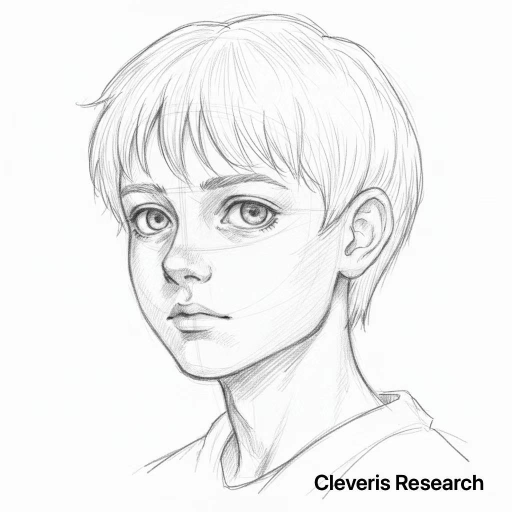
#> input picture assets/portrait.png, 1024 x 1024 px (shown at 1/2 size)
$ python -i banner.py   (imports and definitions only)
#> lines starting #> are read from the running program, lines starting #| are printed output that depends on the picture
"""Startup banner rendering for Lv Agent.

Renders the braille portrait and brand text block. This module is self-contained
so that the legacy SuperAgent class can eventually delegate to it without
circular imports.
"""

from __future__ import annotations

import shutil
from pathlib import Path
from typing import Optional

from .renderer import Renderer


def _portrait_path() -> Path:
    """Return the path to the bundled portrait asset."""
    # banner.py lives in agent_project/ui/; project assets are at repo root.
    return Path(__file__).parent.parent.parent / "assets" / "portrait.png"


def _otsu_threshold(pixels: bytearray, total: int) -> int:
    """Pure-python Otsu threshold over a grayscale byte buffer."""
    hist = [0] * 256
    for p in pixels:
        hist[p] += 1
    sum_total = sum(i * hist[i] for i in range(256))
    wB = sumB = 0
    max_var = 0.0
    threshold = 0
    for t in range(256):
        wB += hist[t]
        if wB == 0:
            continue
        wF = total - wB
        if wF == 0:
            break
        sumB += t * hist[t]
        mB = sumB / wB
        mF = (sum_total - sumB) / wF
        var = wB * wF * (mB - mF) ** 2
        if var > max_var:
            max_var = var
            threshold = t
    return threshold


def render_portrait(width_chars: Optional[int] = None) -> str:
    """Render the bundled portrait as terminal braille pixel art."""
    path = _portrait_path()
    if not path.exists():
        return ""
    try:
        from PIL import Image, ImageEnhance, ImageFilter, ImageOps
    except Exception:
        return ""

    try:
        if width_chars is None:
            try:
                term_cols = shutil.get_terminal_size().columns
                width_chars = max(60, min(140, term_cols - 8))
            except Exception:
                width_chars = 80

        img = Image.open(path).convert("L")
        # Higher contrast + brighter gamma: paper background becomes pure white,
        # pencil strokes stay dark and crisp -> more white area, cleaner mosaic.
        img = ImageOps.autocontrast(img, cutoff=1.0)
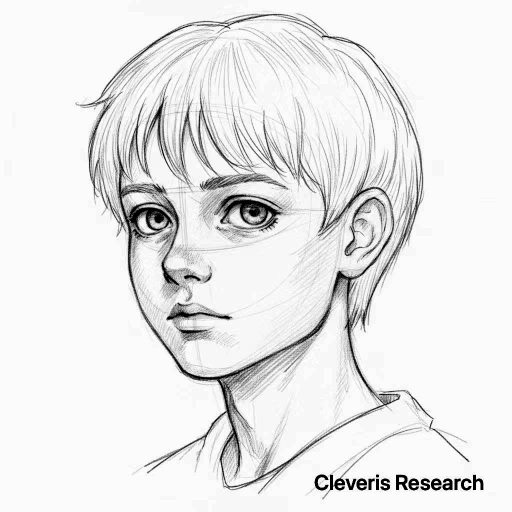
#> img: PIL image 1024x1024 L (shown at 1/2 size); min 0, max 254, mean 233.1
        img = ImageEnhance.Contrast(img).enhance(1.8)
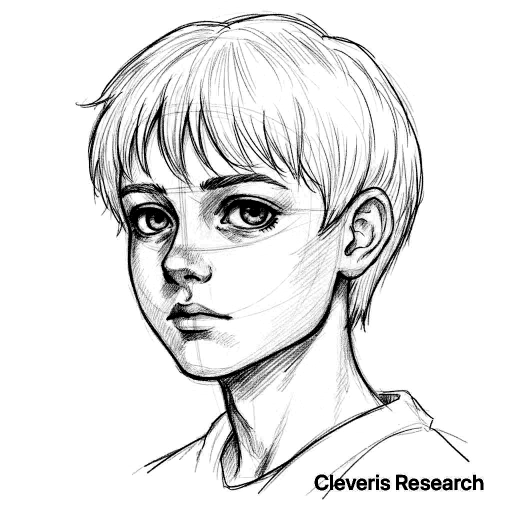
#> img: PIL image 1024x1024 L (shown at 1/2 size); min 0, max 255, mean 230.2
        img = img.point(lambda p: int(255 if p > 150 else (p / 150.0) * 255))
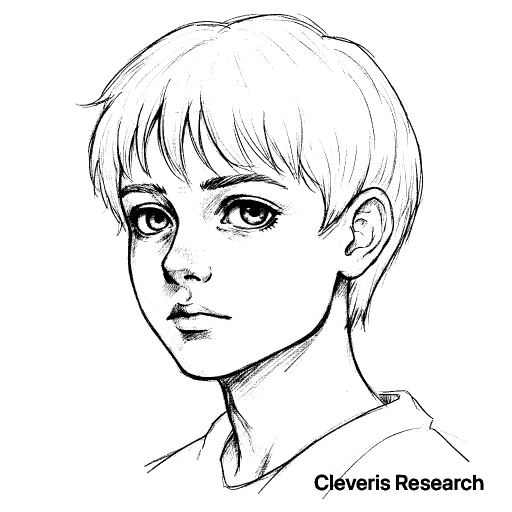
#> img: PIL image 1024x1024 L (shown at 1/2 size); min 0, max 255, mean 239.9
        img = img.filter(ImageFilter.SMOOTH_MORE)
        img = ImageEnhance.Sharpness(img).enhance(2.5)

        w, h = img.size
#> w = 1024; h = 1024
        # Keep original height (17 rows): each cell is 2x4 px, chunky mosaic blocks.
        target_w = width_chars * 2
        target_h = max(4, int(target_w * h / w / 4) * 4)
#> target_h = 144
        img = img.resize((target_w, target_h), Image.Resampling.LANCZOS)
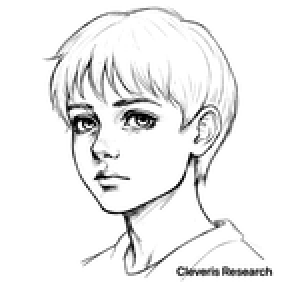
#> img: PIL image 144x144 L (shown 2 times larger); min 0, max 255, mean 239.1
        pixels = bytearray(img.tobytes())

        # Threshold: near-white background stays blank (more white), darker
        # strokes become block characters.
        thresh = _otsu_threshold(pixels, len(pixels))
#> thresh = 183
        sorted_px = sorted(pixels)
#> sorted_px = 20736 items
        pct = sorted_px[int(len(sorted_px) * 0.65)]
#> pct = 255
        thresh = int(max(thresh, pct) * 0.92)
#> thresh = 234

        lines = []
        for y in range(0, target_h, 4):
            line = ""
            for x in range(0, target_w, 2):
                byte_val = 0
                block_sum = 0
                for dy in range(4):
                    for dx in range(2):
                        px = pixels[(y + dy) * target_w + (x + dx)]
                        block_sum += px
                        if px < thresh:
                            bit = dy + dx * 3 if dy < 3 else 6 + dx
                            byte_val |= 1 << bit
                if byte_val == 0:
                    # All-white 2x4 block -> blank space (inherits terminal bg).
                    line += " "
                    continue
                avg = block_sum // 8
                gray = 236 + min(19, (255 - avg) * 20 // 255)
                line += f"\033[38;5;{gray}m{chr(0x2800 + byte_val)}\033[0m"
            lines.append(line)
#> after the loop, lines = 36 items
        return "\n".join(lines)
    except Exception:
        return ""


# [82 lines left out: functions _brand_text, render_banner, render_system_status, not called in this run]

>>> result = render_portrait()
